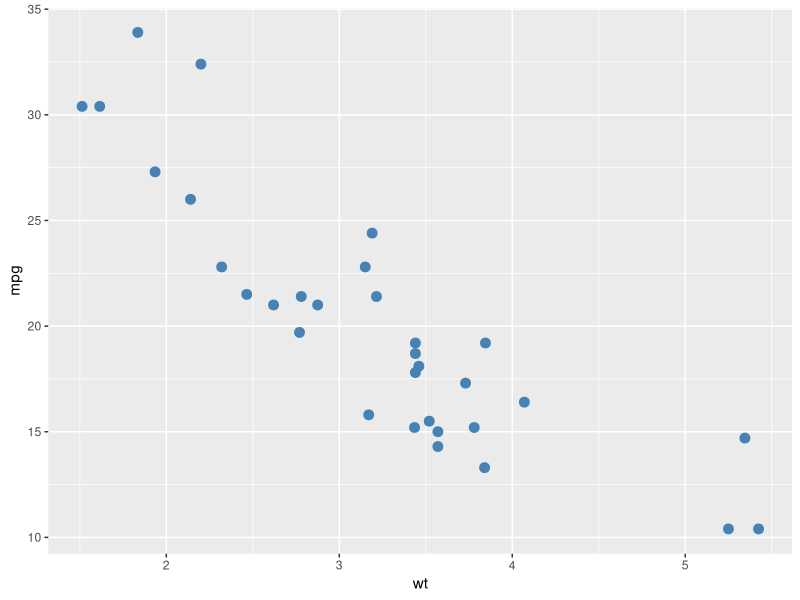
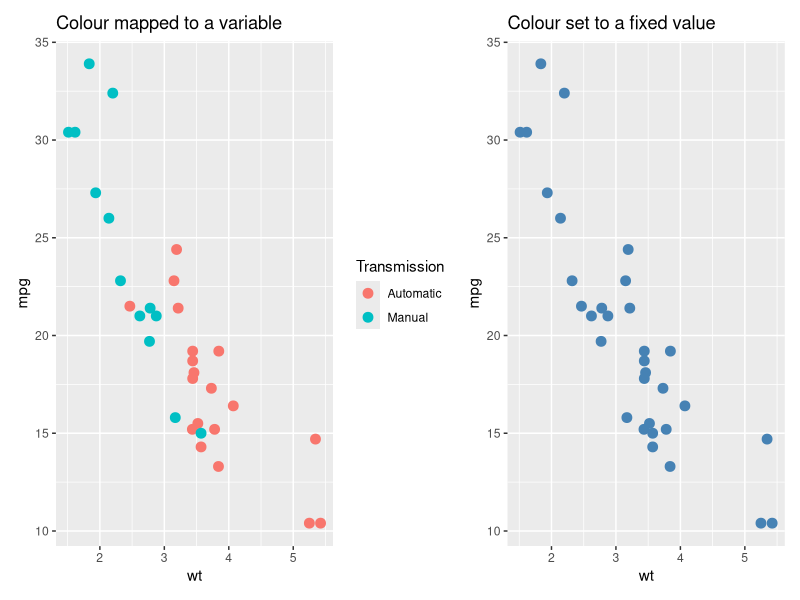
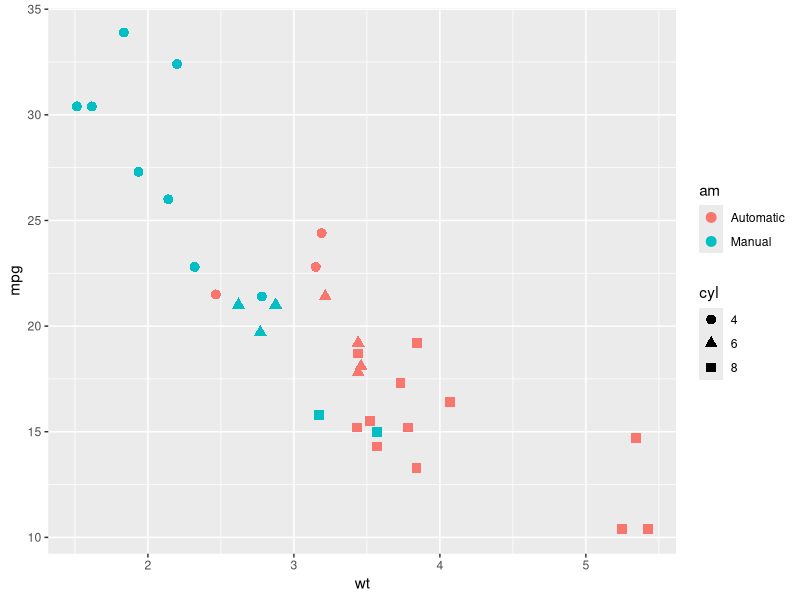
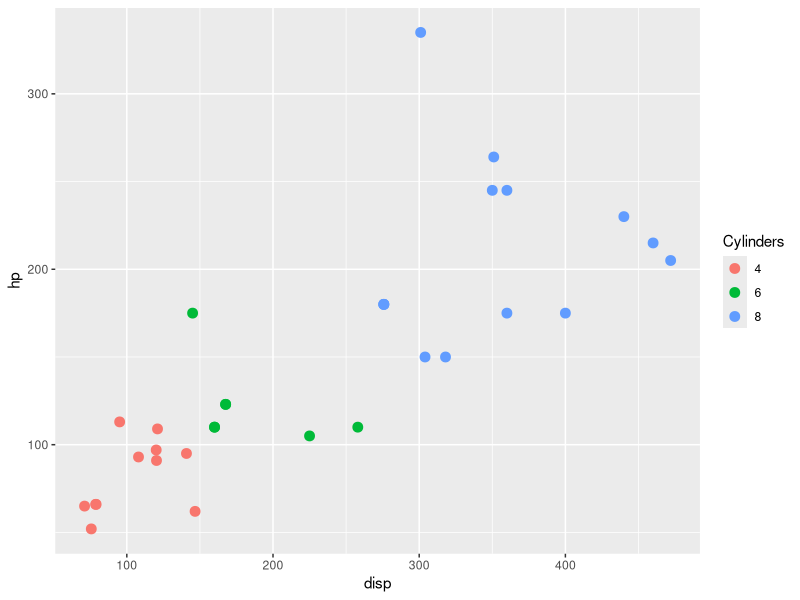
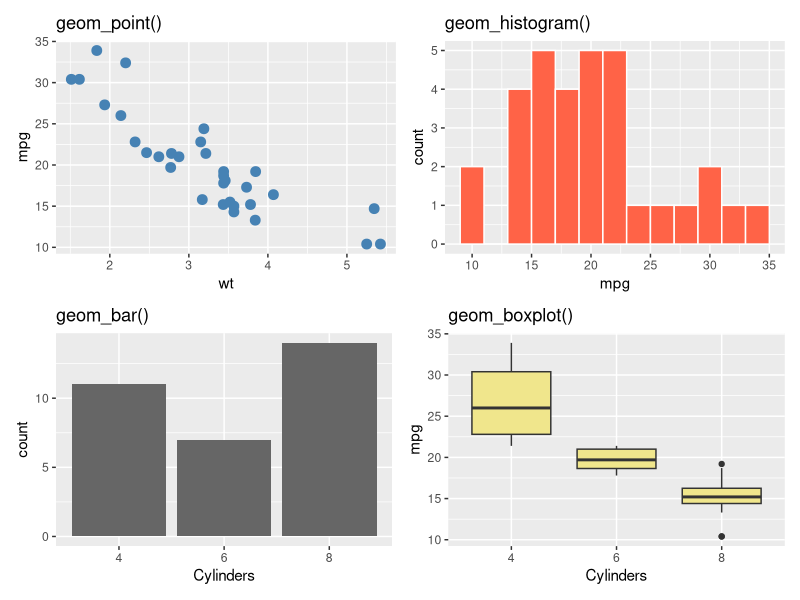
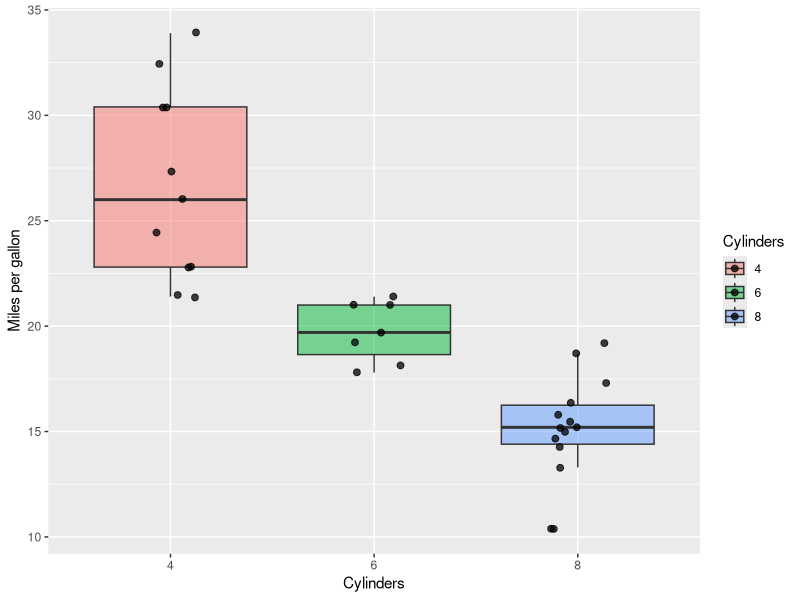
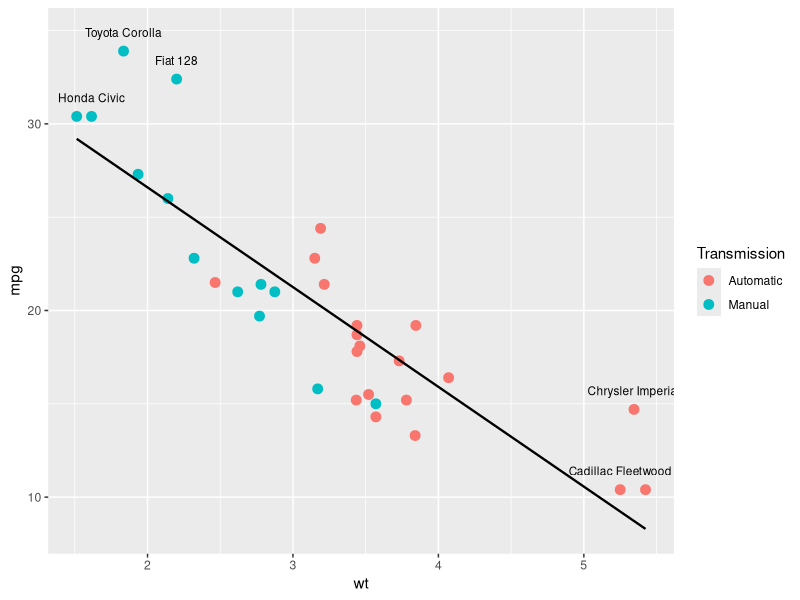
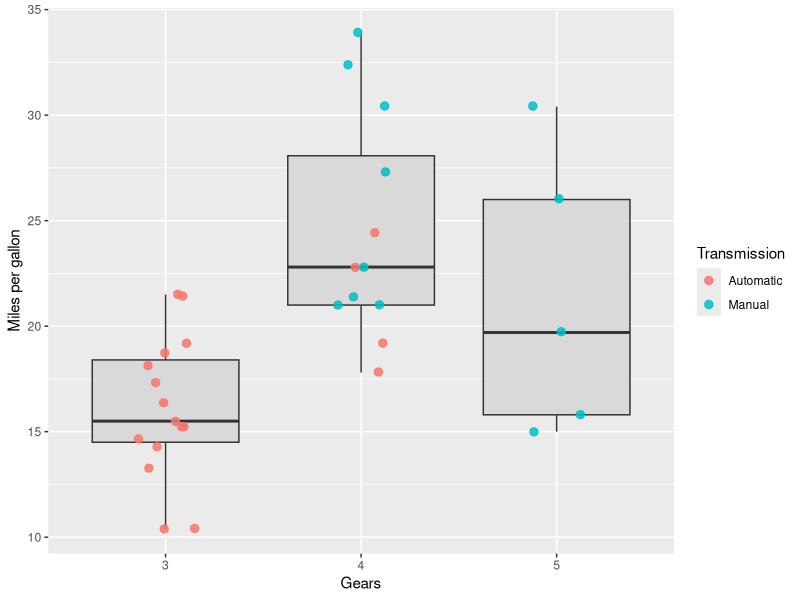

R code for these plots, in order:
## ---- chunk 1
library(knitr)
library(ggplot2)
library(dplyr)
library(patchwork)
library(tibble)

opts_chunk$set(echo = TRUE, message = FALSE, warning = FALSE)

cars <- mtcars %>%
  rownames_to_column(var = "car") %>%
  mutate(
    cyl = factor(cyl),
    gear = factor(gear),
    am = factor(am, levels = c(0, 1), labels = c("Automatic", "Manual"))
  )
## ---- chunk 2
glimpse(cars)
## ---- chunk 3
ggplot(cars, aes(x = wt, y = mpg)) +
  geom_point(size = 3, color = "steelblue")
## ---- chunk 4
mapped_plot <- ggplot(cars, aes(x = wt, y = mpg, color = am)) +
  geom_point(size = 3) +
  labs(title = "Colour mapped to a variable", color = "Transmission")

set_plot <- ggplot(cars, aes(x = wt, y = mpg)) +
  geom_point(size = 3, color = "steelblue") +
  labs(title = "Colour set to a fixed value")

mapped_plot | set_plot
## ---- chunk 5
ggplot(cars, aes(x = wt, y = mpg, color = am, shape = cyl)) +
  geom_point(size = 3)
## ---- chunk 6
ggplot(cars, aes(x = disp, y = hp, color = cyl)) +
  geom_point(size = 3) +
  labs(color = "Cylinders")
## ---- chunk 7
scatter_geom <- ggplot(cars, aes(x = wt, y = mpg)) +
  geom_point(color = "steelblue", size = 3) +
  labs(title = "geom_point()")

hist_geom <- ggplot(cars, aes(x = mpg)) +
  geom_histogram(binwidth = 2, fill = "tomato", color = "white") +
  labs(title = "geom_histogram()")

bar_geom <- ggplot(cars, aes(x = cyl)) +
  geom_bar(fill = "grey40") +
  labs(title = "geom_bar()", x = "Cylinders")

box_geom <- ggplot(cars, aes(x = cyl, y = mpg)) +
  geom_boxplot(fill = "khaki") +
  labs(title = "geom_boxplot()", x = "Cylinders")

(scatter_geom | hist_geom) / (bar_geom | box_geom)
## ---- chunk 8
ggplot(cars, aes(x = cyl, y = mpg, fill = cyl)) +
  geom_boxplot(alpha = 0.5, outlier.shape = NA) +
  geom_jitter(width = 0.15, alpha = 0.75, size = 2) +
  labs(x = "Cylinders", y = "Miles per gallon", fill = "Cylinders")
## ---- chunk 9
ggplot(cars, aes(x = wt, y = mpg)) +
  geom_point(aes(color = am), size = 3) +
  geom_smooth(method = "lm", se = FALSE, color = "black", linewidth = 0.8) +
  geom_text(
    data = cars %>% filter(mpg > 30 | wt > 5),
    aes(label = car),
    check_overlap = TRUE,
    nudge_y = 1,
    size = 3
  ) +
  labs(color = "Transmission")
## ---- chunk 10
ggplot(cars, aes(x = gear, y = mpg)) +
  geom_boxplot(fill = "grey85", outlier.shape = NA) +
  geom_jitter(aes(color = am), width = 0.15, size = 2.5, alpha = 0.85) +
  labs(x = "Gears", y = "Miles per gallon", color = "Transmission")
## ---- chunk 11
numeric_default <- ggplot(cars, aes(x = hp, y = mpg)) +
  geom_point(size = 3, color = "grey40") +
  labs(title = "Default numeric scales")

numeric_scaled <- ggplot(cars, aes(x = hp, y = mpg)) +
  geom_point(size = 3, color = "grey40") +
  scale_x_continuous(breaks = seq(50, 350, by = 50)) +
  scale_y_continuous(breaks = seq(10, 35, by = 5)) +
  labs(title = "Custom numeric breaks")

numeric_default | numeric_scaled
## ---- chunk 12
default_order_plot <- ggplot(cars, aes(x = factor(cyl), y = mpg)) +
  geom_boxplot(fill = "grey80") +
  labs(title = "Default order", x = "Cylinders")

reordered_plot <- ggplot(cars, aes(x = reorder(factor(cyl), mpg, median), y = mpg)) +
  geom_boxplot(fill = "tomato") +
  labs(title = "Reordered by median mpg", x = "Cylinders")

default_order_plot | reordered_plot
## ---- chunk 13
color_scale_plot <- ggplot(cars, aes(x = wt, y = mpg, color = hp)) +
  geom_point(size = 4) +
  scale_color_gradient(low = "skyblue", high = "firebrick") +
  labs(title = "Continuous colour scale", color = "Horsepower")

mean_mpg_by_cyl_gear <- cars %>%
  group_by(cyl, gear) %>%
  summarise(mean_mpg = mean(mpg), .groups = "drop")

fill_scale_plot <- ggplot(mean_mpg_by_cyl_gear, aes(x = cyl, y = gear, fill = mean_mpg)) +
  geom_tile(color = "white", linewidth = 0.8) +
  geom_text(aes(label = round(mean_mpg, 1)), color = "white", fontface = "bold") +
  scale_fill_gradient(low = "khaki1", high = "darkgreen") +
  labs(
    title = "Continuous fill scale",
    x = "Cylinders",
    y = "Gears",
    fill = "Mean mpg"
  )

color_scale_plot | fill_scale_plot
## ---- chunk 14
styled_plot <- ggplot(cars, aes(x = wt, y = mpg, color = am)) +
  geom_point(size = 3) +
  labs(
    title = "Heavier cars tend to have lower fuel efficiency",
    subtitle = "Transmission highlights one part of the pattern in mtcars",
    x = "Weight (1000 lb)",
    y = "Miles per gallon",
    color = "Transmission"
  ) +
  theme_minimal(base_size = 12) +
  theme(legend.position = "top")

styled_plot
## ---- chunk 15
styled_plot +
  coord_cartesian(xlim = c(1.5, 4.5), ylim = c(10, 35)) +
  labs(caption = "Zoomed with coord_cartesian()")
## ---- chunk 16
png_file <- tempfile("mtcars-plot-", fileext = ".png")
pdf_file <- tempfile("mtcars-plot-", fileext = ".pdf")

ggsave(filename = png_file, plot = styled_plot, width = 8, height = 5, dpi = 300)
ggsave(filename = pdf_file, plot = styled_plot, width = 8, height = 5)

png_file
pdf_file
## ---- chunk 17
dashboard_plot <- (styled_plot / (reordered_plot | fill_scale_plot)) +
  plot_annotation(
    title = "Three views of the mtcars dataset",
    subtitle = "Scatter plot, reordered box plot, and summary heatmap",
    caption = "Data source: mtcars"
  ) +
  plot_layout(guides = "collect")

dashboard_plot
## ---- chunk 18
fuel_scatter <- ggplot(cars, aes(x = wt, y = mpg, color = hp)) +
  geom_point(size = 3) +
  scale_color_gradient(low = "lightblue", high = "darkred") +
  labs(
    title = "Fuel efficiency vs weight",
    x = "Weight (1000 lb)",
    y = "Miles per gallon",
    color = "Horsepower"
  )

fuel_boxplot <- ggplot(cars, aes(x = reorder(factor(cyl), mpg, median), y = mpg, fill = am)) +
  geom_boxplot() +
  labs(
    title = "Fuel efficiency by cylinder count",
    x = "Cylinders",
    y = "Miles per gallon",
    fill = "Transmission"
  )

fuel_scatter | fuel_boxplot
